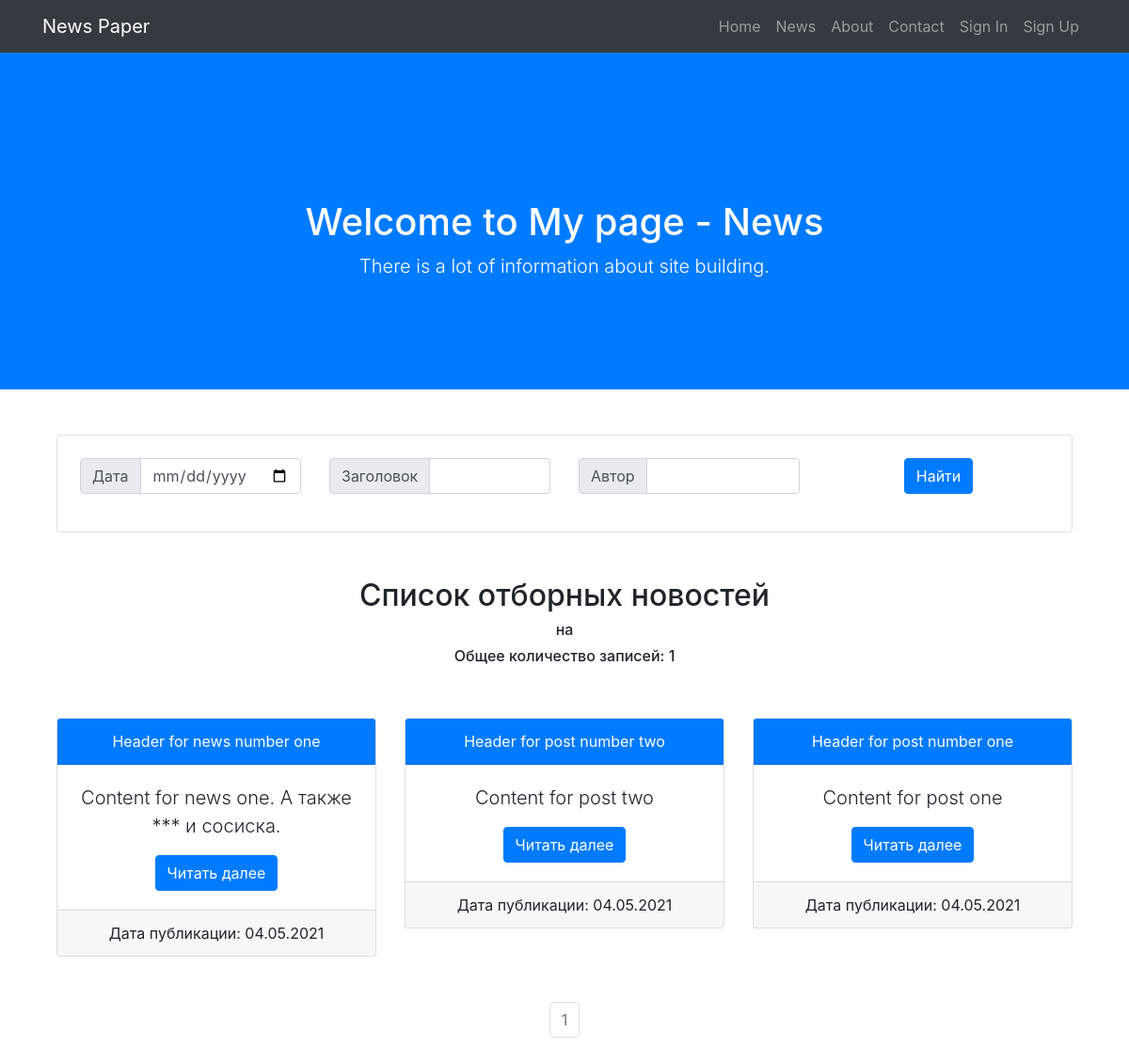
The page /news/search/ on the database as committed earlier.
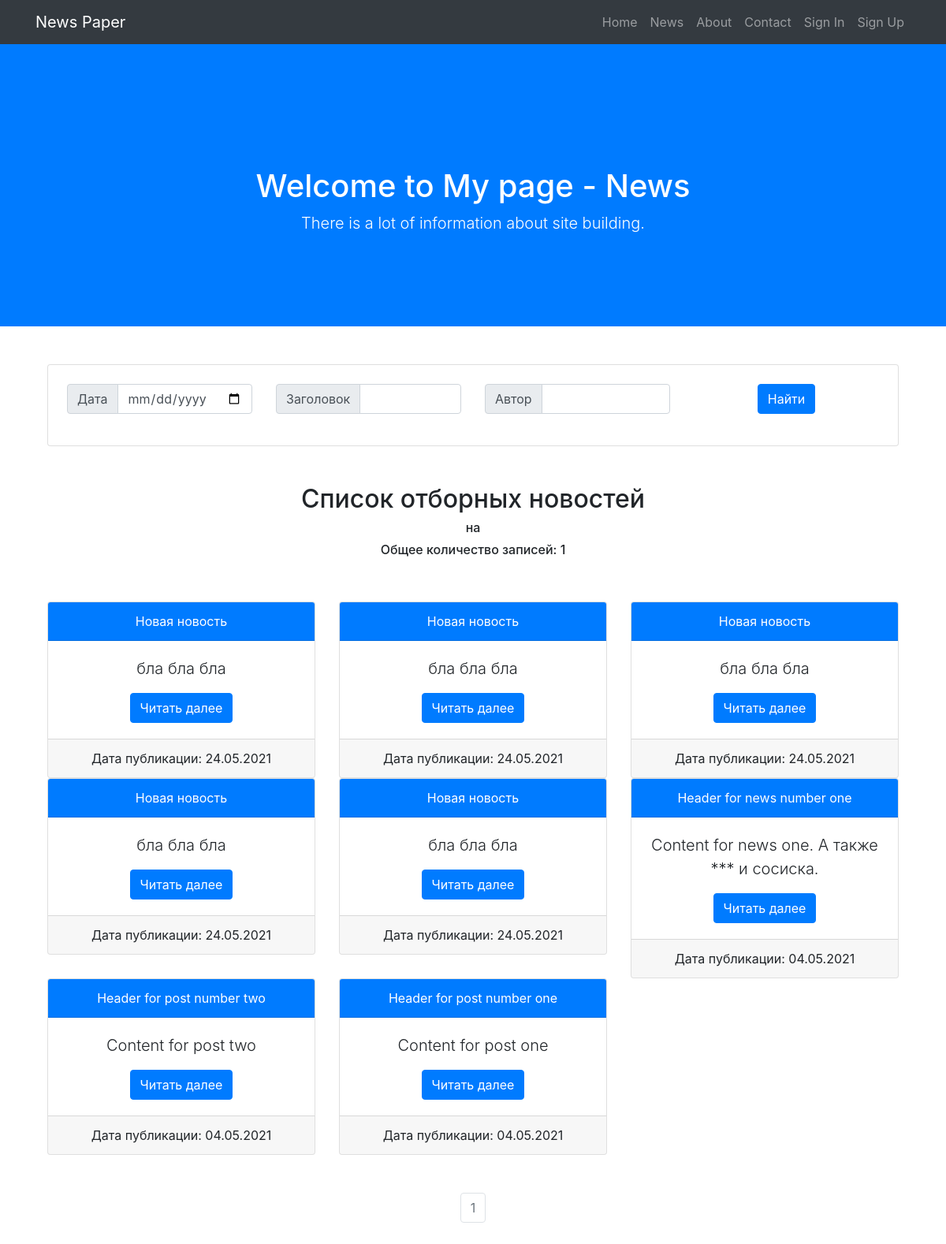
The same page on the database as committed later.
### news/models.py (models this page shows, shortened)
class Post(models.Model):
    post_types = [
        ('post', 'статья'),
        ('news', 'новость')
    ]
    author = models.ForeignKey(Author, on_delete=models.CASCADE)
    post_type = models.CharField(max_length=10, choices=post_types, default='news')
    created = models.DateTimeField(auto_now_add=True)
    category = models.ManyToManyField(Category, through='PostCategory')
    title = models.CharField(max_length=255)
    content = models.TextField()
    rating = models.FloatField(default=0)

### news/views.py (the view)
# urls.py: path('search/', NewsSearch.as_view()),
class NewsSearch(ListView):
    model = Post
    template_name = 'news/news_search.html'
    context_object_name = 'newslist'
    ordering = ['-created']
    paginate_by = 1
    def get_context_data(self,
                         **kwargs):
        context = super().get_context_data(**kwargs)
        context['filter'] = PostFilter(self.request.GET,
                                          queryset=self.get_queryset())
        return context

### news/templatetags/news_filters.py (called while the page is built)
@register.filter(name='censor')
def censor(value):
    bad_words = ['редиска', 'сарделька']
    new_content = value
    for w in bad_words:
        new_content = new_content.replace(w, '***')
    return new_content

### templates/news/news_search.html (shortened to what this page needs)
{% extends 'newspaper/layout.html' %}
{% load news_filters %}
{% block header %}
    News
{% endblock %}
{% block content %}
    <div class="container">
        <form method="GET">
            <div class="card p-4">
                <div class="row">
                    <div class="col-lg-3 input-group mb-3">
                        <div class="input-group-prepend">
                            <span class="input-group-text" id="basic-addon1">Дата</span>
                        </div>
                        <input type="date" name="created__gt" id="id_created__gt"
                               value="{{ filter.form.data.created__gt }}"
                               class="form-control" placeholder="" aria-label="created"
                               aria-describedby="basic-addon1">
                    </div>
                    <div class="col-lg-3 input-group mb-3">
                        <div class="input-group-prepend">
                            <span class="input-group-text" id="basic-addon1">Заголовок</span>
                        </div>
                        <input type="text" name="title__icontains" id="id_title__icontains"
                               value="{{ filter.form.data.title__icontains }}" class="form-control" placeholder=""
                               aria-label="title"
                               aria-describedby="basic-addon1">
                    </div>
                    <div class="col-lg-3 input-group mb-3">
                        <div class="input-group-prepend">
                            <span class="input-group-text" id="basic-addon1">Автор</span>
                        </div>
                        <input type="text" name="author__user__username__icontains"
                               id="id_author__user__username__icontains"
                               value="{{ filter.form.data.author__user__username__icontains }}" class="form-control"
                               placeholder="" aria-label="author"
                               aria-describedby="basic-addon1">
                    </div>
                    <div class="col-lg-3">
                        <input class="btn btn-primary" type="submit" value="Найти">
                    </div>
                </div>
            </div>
        </form>
        <div class="row">
            <div class="col-lg-12 mt-5 mb-5">
                <h2>Список отборных  новостей</h2>
                <h6>на {{ time_now|date:'d-m-Y' }}</h6>
                <h6>Общее количество записей: {{ newslist|length }}</h6>
            </div>
        </div>
        <div class="row">
            {% for n in filter.qs %}
                <div class="col-lg-4">
                    <div class="card">
                        <div class="card-header bg-primary text-white"><a class="text-white" href="/news/{{ n.id }}">{{ n.title|censor }}</a></div>
                        <div class="card-body">
                            <p class="lead">{{ n.content|truncatewords:20|censor }}</p>
                            <a class="btn btn-primary" href="/news/{{ n.id }}">Читать далее</a>
                        </div>
                        <div class="card-footer">Дата публикации: {{ n.created|date:'d.m.Y' }}</div>
                    </div>
                </div>
            {% endfor %}
        </div>
        <div class="row justify-content-center">
            <nav class="mt-5" aria-label="Page navigation">
                <ul class="pagination justify-content-center">
                    <li class="page-item disabled"><a class="page-link"
                                                      href="?page={{ page_obj.number }}">{{ page_obj.number }}</a></li>
                </ul>
            </nav>
        </div>
    </div>
{% endblock %}

### templates/newspaper/layout.html (shortened to what this page needs)
{% load static %}
<!DOCTYPE html>
<html lang="en">
  <head>
    <link href="{% static 'vendor/bootstrap/css/bootstrap.min.css' %}" rel="stylesheet">
    <link href="{% static 'css/scrolling-nav.css' %}" rel="stylesheet">
  </head>
  <body>
    <nav class="navbar navbar-expand-lg navbar-dark bg-dark sticky-top" id="mainNav">
      <div class="container">
        <a class="navbar-brand" href="/home">News Paper</a>
          <div class="collapse navbar-collapse" id="navbarResponsive">
              <ul class="navbar-nav ml-auto">
                  <li class="nav-item">
                      <a class="nav-link" href="#">Home</a>
                  </li>
                  <li class="nav-item">
                      <a class="nav-link" href="/news">News</a>
                  </li>
                  <li class="nav-item">
                      <a class="nav-link" href="#">About</a>
                  </li>
                  <li class="nav-item">
                      <a class="nav-link" href="#">Contact</a>
                  </li>
                  {% if user.is_authenticated %}
                      <li class="nav-item">
                          <a class="nav-link" href={% url 'accounts_profile' %}>Hi, {{ user }}</a>
                      </li>
                      <li class="nav-item">
                          <a class="nav-link" href={% url 'account_logout' %}>Sign Out</a>
                      </li>
                  {% else %}
                      <li class="nav-item">
                          <a class="nav-link" href={% url 'account_login' %}>Sign In</a>
                      </li>
                      <li class="nav-item">
                          <a class="nav-link" href={% url 'account_signup' %}>Sign Up</a>
                      </li>
                  {% endif %}
              </ul>
          </div>
      </div>
    </nav>
    <header class="bg-primary text-white">
        <div class="container text-center">
          <h1>Welcome to My page - {% block header %}{% endblock %}</h1>
          <p class="lead">There is a lot of information about site building.</p>
        </div>
    </header>
    <div class="container">
      <div class="row">
        <div class="col-lg-12 mt-5 mb-5 text-center">
          {% block content %}{% endblock %}
        </div>
      </div>
    </div>
  </body>
</html>

### static/css/scrolling-nav.css (style rules this page uses)
header { padding: 156px 0 100px; }

Rows that differ between the two databases and show on the page:
added Post: title|censor "Новая новость", content|censor "бла бла бла", created "24.05.2021"
added Post: title|censor "Новая новость", content|censor "бла бла бла", created "24.05.2021"
added Post: title|censor "Новая новость", content|censor "бла бла бла", created "24.05.2021"
added Post: title|censor "Новая новость", content|censor "бла бла бла", created "24.05.2021"
added Post: title|censor "Новая новость", content|censor "бла бла бла", created "24.05.2021"
